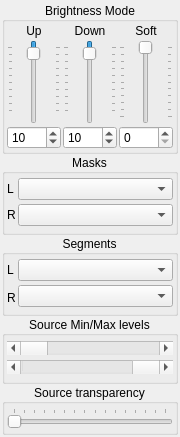
  <widget class="QDockWidget" name="dockWidget_Main">
   <property name="enabled">
    <bool>true</bool>
   </property>
   <property name="sizePolicy">
    <sizepolicy hsizetype="Preferred" vsizetype="Preferred">
     <horstretch>0</horstretch>
     <verstretch>0</verstretch>
    </sizepolicy>
   </property>
   <property name="minimumSize">
    <size>
     <width>180</width>
     <height>428</height>
    </size>
   </property>
   <property name="maximumSize">
    <size>
     <width>180</width>
     <height>524287</height>
    </size>
   </property>
   <property name="features">
    <set>QDockWidget::DockWidgetFeature::DockWidgetFloatable|QDockWidget::DockWidgetFeature::DockWidgetMovable</set>
   </property>
   <property name="allowedAreas">
    <set>Qt::DockWidgetArea::LeftDockWidgetArea</set>
   </property>
   <property name="windowTitle">
    <string>Main Toolbox (F1)</string>
   </property>
   <attribute name="dockWidgetArea">
    <number>1</number>
   </attribute>
   <widget class="QWidget" name="dockWidgetContents">
    <property name="sizePolicy">
     <sizepolicy hsizetype="MinimumExpanding" vsizetype="MinimumExpanding">
      <horstretch>0</horstretch>
      <verstretch>0</verstretch>
     </sizepolicy>
    </property>
    <property name="minimumSize">
     <size>
      <width>180</width>
      <height>400</height>
     </size>
    </property>
    <property name="maximumSize">
     <size>
      <width>180</width>
      <height>16777215</height>
     </size>
    </property>
    <layout class="QVBoxLayout">
     <property name="spacing">
      <number>0</number>
     </property>
     <property name="leftMargin">
      <number>0</number>
     </property>
     <property name="topMargin">
      <number>0</number>
     </property>
     <property name="rightMargin">
      <number>0</number>
     </property>
     <property name="bottomMargin">
      <number>0</number>
     </property>
     <item>
      <layout class="QVBoxLayout">
       <property name="leftMargin">
        <number>2</number>
       </property>
       <property name="topMargin">
        <number>2</number>
       </property>
       <property name="rightMargin">
        <number>2</number>
       </property>
       <property name="bottomMargin">
        <number>2</number>
       </property>
       <item>
        <widget class="QGroupBox" name="groupBox_7">
         <property name="sizePolicy">
          <sizepolicy hsizetype="Expanding" vsizetype="Minimum">
           <horstretch>0</horstretch>
           <verstretch>0</verstretch>
          </sizepolicy>
         </property>
         <property name="minimumSize">
          <size>
           <width>120</width>
           <height>100</height>
          </size>
         </property>
         <property name="title">
          <string>Brightness Mode</string>
         </property>
         <property name="alignment">
          <set>Qt::AlignmentFlag::AlignCenter</set>
         </property>
         <property name="flat">
          <bool>false</bool>
         </property>
         <layout class="QGridLayout">
          <property name="leftMargin">
           <number>2</number>
          </property>
          <property name="topMargin">
           <number>2</number>
          </property>
          <property name="rightMargin">
           <number>2</number>
          </property>
          <property name="bottomMargin">
           <number>2</number>
          </property>
          <property name="spacing">
           <number>2</number>
          </property>
          <item row="0" column="0">
           <widget class="QLabel" name="label_6">
            <property name="text">
             <string>Up</string>
            </property>
            <property name="alignment">
             <set>Qt::AlignmentFlag::AlignCenter</set>
            </property>
           </widget>
          </item>
          <item row="0" column="1">
           <widget class="QLabel" name="label_7">
            <property name="text">
             <string>Down</string>
            </property>
            <property name="alignment">
             <set>Qt::AlignmentFlag::AlignCenter</set>
            </property>
           </widget>
          </item>
          <item row="0" column="2">
           <widget class="QLabel" name="label_8">
            <property name="text">
             <string>Soft</string>
            </property>
            <property name="alignment">
             <set>Qt::AlignmentFlag::AlignCenter</set>
            </property>
           </widget>
          </item>
          <item row="1" column="0">
           <widget class="QSlider" name="verticalSlider">
            <property name="sizePolicy">
             <sizepolicy hsizetype="Minimum" vsizetype="Expanding">
              <horstretch>0</horstretch>
              <verstretch>0</verstretch>
             </sizepolicy>
            </property>
            <property name="layoutDirection">
             <enum>Qt::LayoutDirection::RightToLeft</enum>
            </property>
            <property name="minimum">
             <number>1</number>
            </property>
            <property name="value">
             <number>10</number>
            </property>
            <property name="orientation">
             <enum>Qt::Orientation::Vertical</enum>
            </property>
            <property name="invertedAppearance">
             <bool>true</bool>
            </property>
            <property name="invertedControls">
             <bool>false</bool>
            </property>
            <property name="tickPosition">
             <enum>QSlider::TickPosition::TicksBothSides</enum>
            </property>
           </widget>
          </item>
          <item row="1" column="1">
           <widget class="QSlider" name="verticalSlider_2">
            <property name="sizePolicy">
             <sizepolicy hsizetype="Minimum" vsizetype="Expanding">
              <horstretch>0</horstretch>
              <verstretch>0</verstretch>
             </sizepolicy>
            </property>
            <property name="layoutDirection">
             <enum>Qt::LayoutDirection::RightToLeft</enum>
            </property>
            <property name="minimum">
             <number>1</number>
            </property>
            <property name="value">
             <number>10</number>
            </property>
            <property name="orientation">
             <enum>Qt::Orientation::Vertical</enum>
            </property>
            <property name="invertedAppearance">
             <bool>true</bool>
            </property>
            <property name="invertedControls">
             <bool>false</bool>
            </property>
            <property name="tickPosition">
             <enum>QSlider::TickPosition::TicksBothSides</enum>
            </property>
           </widget>
          </item>
          <item row="1" column="2">
           <widget class="QSlider" name="verticalSlider_3">
            <property name="sizePolicy">
             <sizepolicy hsizetype="Minimum" vsizetype="Expanding">
              <horstretch>0</horstretch>
              <verstretch>0</verstretch>
             </sizepolicy>
            </property>
            <property name="layoutDirection">
             <enum>Qt::LayoutDirection::RightToLeft</enum>
            </property>
            <property name="minimum">
             <number>0</number>
            </property>
            <property name="maximum">
             <number>10</number>
            </property>
            <property name="pageStep">
             <number>1</number>
            </property>
            <property name="value">
             <number>0</number>
            </property>
            <property name="orientation">
             <enum>Qt::Orientation::Vertical</enum>
            </property>
            <property name="invertedAppearance">
             <bool>true</bool>
            </property>
            <property name="invertedControls">
             <bool>false</bool>
            </property>
            <property name="tickPosition">
             <enum>QSlider::TickPosition::TicksBothSides</enum>
            </property>
           </widget>
          </item>
          <item row="2" column="0">
           <widget class="KeysafeSpinBox" name="SpinUp">
            <property name="enabled">
             <bool>true</bool>
            </property>
            <property name="focusPolicy">
             <enum>Qt::FocusPolicy::WheelFocus</enum>
            </property>
            <property name="readOnly">
             <bool>false</bool>
            </property>
            <property name="buttonSymbols">
             <enum>QAbstractSpinBox::ButtonSymbols::UpDownArrows</enum>
            </property>
            <property name="keyboardTracking">
             <bool>false</bool>
            </property>
            <property name="minimum">
             <number>1</number>
            </property>
            <property name="value">
             <number>10</number>
            </property>
           </widget>
          </item>
          <item row="2" column="1">
           <widget class="KeysafeSpinBox" name="SpinDown">
            <property name="enabled">
             <bool>true</bool>
            </property>
            <property name="focusPolicy">
             <enum>Qt::FocusPolicy::WheelFocus</enum>
            </property>
            <property name="keyboardTracking">
             <bool>false</bool>
            </property>
            <property name="minimum">
             <number>1</number>
            </property>
            <property name="value">
             <number>10</number>
            </property>
           </widget>
          </item>
          <item row="2" column="2">
           <widget class="KeysafeSpinBox" name="SpinSoft">
            <property name="enabled">
             <bool>true</bool>
            </property>
            <property name="focusPolicy">
             <enum>Qt::FocusPolicy::WheelFocus</enum>
            </property>
            <property name="keyboardTracking">
             <bool>false</bool>
            </property>
            <property name="minimum">
             <number>0</number>
            </property>
            <property name="maximum">
             <number>10</number>
            </property>
            <property name="value">
             <number>0</number>
            </property>
           </widget>
          </item>
         </layout>
        </widget>
       </item>
       <item>
        <widget class="QGroupBox" name="groupBox_5">
         <property name="sizePolicy">
          <sizepolicy hsizetype="Expanding" vsizetype="Fixed">
           <horstretch>0</horstretch>
           <verstretch>0</verstretch>
          </sizepolicy>
         </property>
         <property name="minimumSize">
          <size>
           <width>158</width>
           <height>81</height>
          </size>
         </property>
         <property name="title">
          <string>Masks</string>
         </property>
         <property name="alignment">
          <set>Qt::AlignmentFlag::AlignCenter</set>
         </property>
         <layout class="QHBoxLayout">
          <property name="spacing">
           <number>2</number>
          </property>
          <property name="leftMargin">
           <number>2</number>
          </property>
          <property name="topMargin">
           <number>2</number>
          </property>
          <property name="rightMargin">
           <number>2</number>
          </property>
          <property name="bottomMargin">
           <number>2</number>
          </property>
          <item>
           <layout class="QGridLayout">
            <item row="0" column="0">
             <widget class="QLabel" name="label">
              <property name="text">
               <string>L</string>
              </property>
             </widget>
            </item>
            <item row="0" column="1">
             <widget class="QComboBox" name="MaskBoxLeft">
              <property name="sizePolicy">
               <sizepolicy hsizetype="Expanding" vsizetype="Fixed">
                <horstretch>0</horstretch>
                <verstretch>0</verstretch>
               </sizepolicy>
              </property>
             </widget>
            </item>
            <item row="1" column="0">
             <widget class="QLabel" name="label_2">
              <property name="text">
               <string>R</string>
              </property>
             </widget>
            </item>
            <item row="1" column="1">
             <widget class="QComboBox" name="MaskBoxRight"/>
            </item>
           </layout>
          </item>
         </layout>
        </widget>
       </item>
       <item>
        <widget class="QGroupBox" name="groupBox_6">
         <property name="sizePolicy">
          <sizepolicy hsizetype="Expanding" vsizetype="Fixed">
           <horstretch>0</horstretch>
           <verstretch>0</verstretch>
          </sizepolicy>
         </property>
         <property name="minimumSize">
          <size>
           <width>158</width>
           <height>81</height>
          </size>
         </property>
         <property name="title">
          <string>Segments</string>
         </property>
         <property name="alignment">
          <set>Qt::AlignmentFlag::AlignCenter</set>
         </property>
         <layout class="QHBoxLayout">
          <property name="spacing">
           <number>2</number>
          </property>
          <property name="leftMargin">
           <number>2</number>
          </property>
          <property name="topMargin">
           <number>2</number>
          </property>
          <property name="rightMargin">
           <number>2</number>
          </property>
          <property name="bottomMargin">
           <number>2</number>
          </property>
          <item>
           <layout class="QGridLayout">
            <item row="0" column="0">
             <widget class="QLabel" name="label_4">
              <property name="text">
               <string>L</string>
              </property>
             </widget>
            </item>
            <item row="1" column="0">
             <widget class="QLabel" name="label_5">
              <property name="sizePolicy">
               <sizepolicy hsizetype="Maximum" vsizetype="Preferred">
                <horstretch>0</horstretch>
                <verstretch>0</verstretch>
               </sizepolicy>
              </property>
              <property name="text">
               <string>R</string>
              </property>
             </widget>
            </item>
           </layout>
          </item>
          <item>
           <layout class="QGridLayout">
            <item row="0" column="0">
             <widget class="QComboBox" name="SegBoxLeft"/>
            </item>
            <item row="1" column="0">
             <widget class="QComboBox" name="SegBoxRight"/>
            </item>
           </layout>
          </item>
         </layout>
        </widget>
       </item>
       <item>
        <widget class="QGroupBox" name="groupBox_2">
         <property name="sizePolicy">
          <sizepolicy hsizetype="Expanding" vsizetype="Fixed">
           <horstretch>0</horstretch>
           <verstretch>0</verstretch>
          </sizepolicy>
         </property>
         <property name="minimumSize">
          <size>
           <width>158</width>
           <height>68</height>
          </size>
         </property>
         <property name="title">
          <string>Source Min/Max levels</string>
         </property>
         <property name="alignment">
          <set>Qt::AlignmentFlag::AlignCenter</set>
         </property>
         <layout class="QVBoxLayout">
          <property name="spacing">
           <number>2</number>
          </property>
          <property name="leftMargin">
           <number>2</number>
          </property>
          <property name="topMargin">
           <number>2</number>
          </property>
          <property name="rightMargin">
           <number>2</number>
          </property>
          <property name="bottomMargin">
           <number>2</number>
          </property>
          <item>
           <widget class="QScrollBar" name="MinSlider">
            <property name="maximum">
             <number>255</number>
            </property>
            <property name="pageStep">
             <number>20</number>
            </property>
            <property name="value">
             <number>0</number>
            </property>
            <property name="orientation">
             <enum>Qt::Orientation::Horizontal</enum>
            </property>
           </widget>
          </item>
          <item>
           <widget class="QScrollBar" name="MaxSlider">
            <property name="maximum">
             <number>255</number>
            </property>
            <property name="pageStep">
             <number>20</number>
            </property>
            <property name="value">
             <number>255</number>
            </property>
            <property name="orientation">
             <enum>Qt::Orientation::Horizontal</enum>
            </property>
           </widget>
          </item>
         </layout>
        </widget>
       </item>
       <item>
        <widget class="QGroupBox" name="groupBox_3">
         <property name="sizePolicy">
          <sizepolicy hsizetype="Expanding" vsizetype="Fixed">
           <horstretch>0</horstretch>
           <verstretch>0</verstretch>
          </sizepolicy>
         </property>
         <property name="minimumSize">
          <size>
           <width>158</width>
           <height>51</height>
          </size>
         </property>
         <property name="title">
          <string>Source transparency</string>
         </property>
         <property name="alignment">
          <set>Qt::AlignmentFlag::AlignCenter</set>
         </property>
         <layout class="QHBoxLayout">
          <property name="spacing">
           <number>2</number>
          </property>
          <property name="leftMargin">
           <number>2</number>
          </property>
          <property name="topMargin">
           <number>2</number>
          </property>
          <property name="rightMargin">
           <number>2</number>
          </property>
          <property name="bottomMargin">
           <number>2</number>
          </property>
          <item>
           <widget class="QSlider" name="TransSlider">
            <property name="minimum">
             <number>0</number>
            </property>
            <property name="maximum">
             <number>15</number>
            </property>
            <property name="pageStep">
             <number>4</number>
            </property>
            <property name="orientation">
             <enum>Qt::Orientation::Horizontal</enum>
            </property>
            <property name="invertedAppearance">
             <bool>false</bool>
            </property>
            <property name="tickPosition">
             <enum>QSlider::TickPosition::TicksAbove</enum>
            </property>
           </widget>
          </item>
         </layout>
        </widget>
       </item>
      </layout>
     </item>
    </layout>
   </widget>
  </widget>
